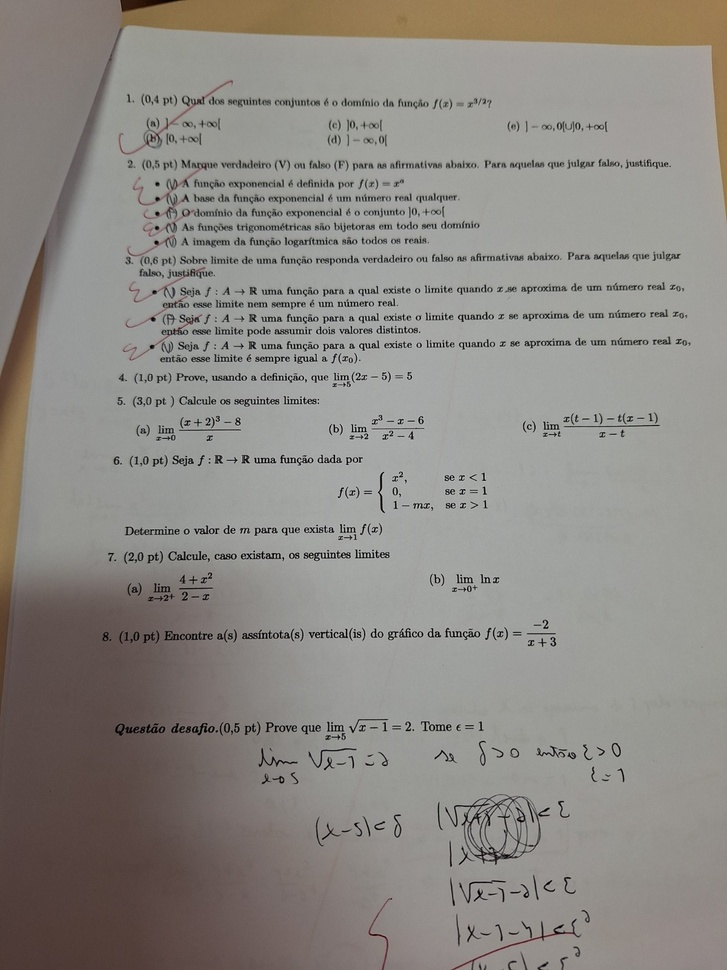
#> input picture imgs/documento.jpg, 727 x 970 px, shrunk from 1200 x 1600 before the run; its folder holds only this picture in this run
$ python D.py
#> lines starting #> are read from the running program, lines starting #| are printed output that depends on the picture
import cv2
import numpy as np
import skimage as ski
from skimage import filters
from skimage.color import rgb2gray
from skimage import io
from matplotlib import pyplot as plt
import os


for filename in os.listdir("imgs"):

    filepath = os.path.join("imgs", filename)

    if os.path.isfile(filepath):
        print(f"Processando imagem: {filename}")

        try:

            img_original = ski.io.imread(filepath)
#> img_original is the input picture: shape (970, 727, 3); mean R, G, B 141.3, 137.6, 132.5
            if img_original.ndim == 3:
                img_gray = rgb2gray(img_original)
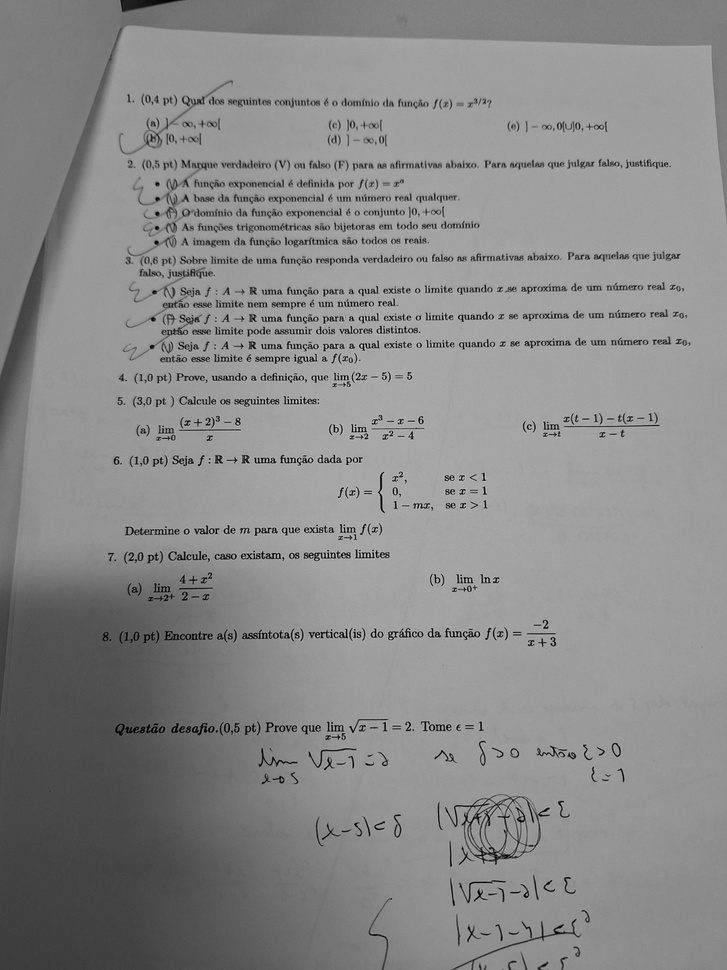
#> img_gray: shape (970, 727) float64; min 0, max 0.86, mean 0.541
            elif img_original.ndim == 2:
                img_gray = img_original / 255.0 if img_original.dtype == np.uint8 else img_original
            else:
                print(f"Pulando {filename}: Formato de imagem inesperado.")
                continue

            borda_sobel = filters.sobel(img_gray)
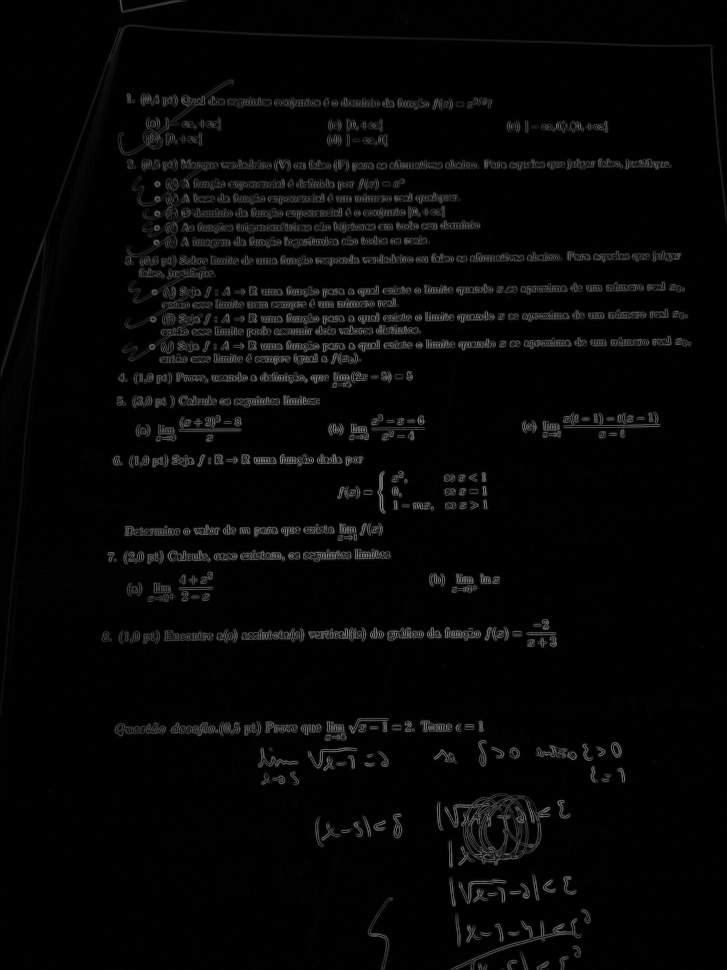
#> borda_sobel: shape (970, 727) float64; min 0, max 0.53, mean 0.0255

            borda_prewitt = filters.prewitt(img_gray)

            img_blur = cv2.GaussianBlur((img_gray * 255).astype(np.uint8), (5, 5), 0)
            borda_canny = cv2.Canny(img_blur, 50, 150) / 255.0
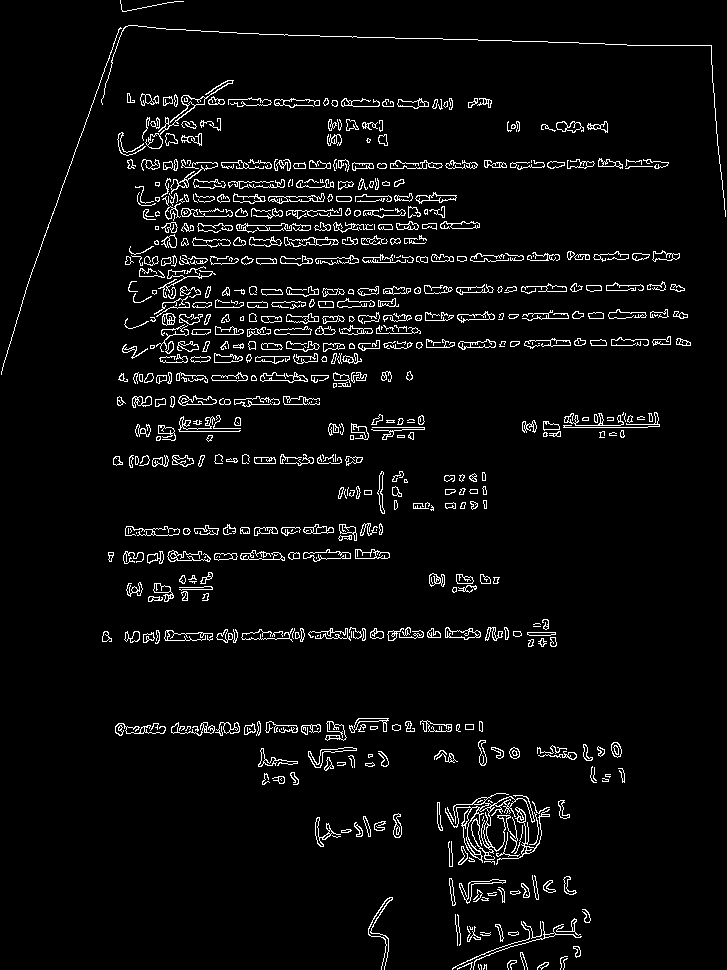
#> borda_canny: shape (970, 727) float64; values 0 (black) and 1 (white), 4.6% white in thin lines or dots

            thresh = filters.threshold_otsu(borda_sobel)
#> thresh = 0.113
            borda_sobel_otsu = borda_sobel > thresh
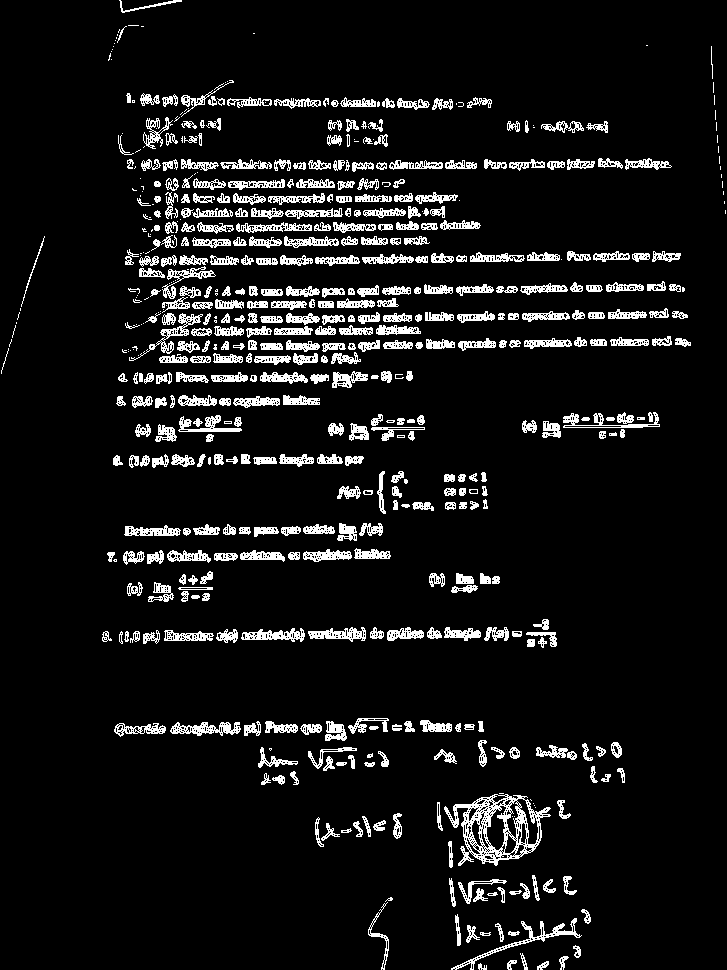
#> borda_sobel_otsu: shape (970, 727) bool; 8.2% white in thin lines or dots

            # Salvamento Individual
            os.makedirs('Resultados/filtros/bordas', exist_ok=True)
            base_name = os.path.splitext(filename)[0]

            # Converter para uint8 para salvar
            img_gray_uint8 = (img_gray * 255).astype(np.uint8)
            borda_sobel_uint8 = (borda_sobel * 255).astype(np.uint8)
            borda_prewitt_uint8 = (borda_prewitt * 255).astype(np.uint8)
            borda_sobel_otsu_uint8 = (borda_sobel_otsu * 255).astype(np.uint8)
#> borda_sobel_otsu_uint8: shape (970, 727); 8.2% white in thin lines or dots
            borda_canny_uint8 = (borda_canny * 255).astype(np.uint8)
#> borda_canny_uint8: shape (970, 727); 4.6% white in thin lines or dots

            if img_original.ndim == 3:
                cv2.imwrite(f'Resultados/bordas/{base_name}_original.png', cv2.cvtColor(img_original, cv2.COLOR_RGB2BGR))
            else:
                cv2.imwrite(f'Resultados/bordas/{base_name}_original.png', img_original)

            cv2.imwrite(f'Resultados/filtros/bordas/{base_name}_cinza.png', img_gray_uint8)
            cv2.imwrite(f'Resultados/filtros/bordas/{base_name}_sobel.png', borda_sobel_uint8)
            cv2.imwrite(f'Resultados/filtros/bordas/{base_name}_prewitt.png', borda_prewitt_uint8)
            cv2.imwrite(f'Resultados/filtros/bordas/{base_name}_sobel_otsu.png', borda_sobel_otsu_uint8)
            cv2.imwrite(f'Resultados/filtros/bordas/{base_name}_canny.png', borda_canny_uint8)

            print(f"Salvo: {base_name} - 6 imagens de detecção de bordas")

        except Exception as e:
            print(f"Erro ao processar {filename}: {e}")

print("Processamento concluído.")

$ run again, on imgs/pessoa.jpg
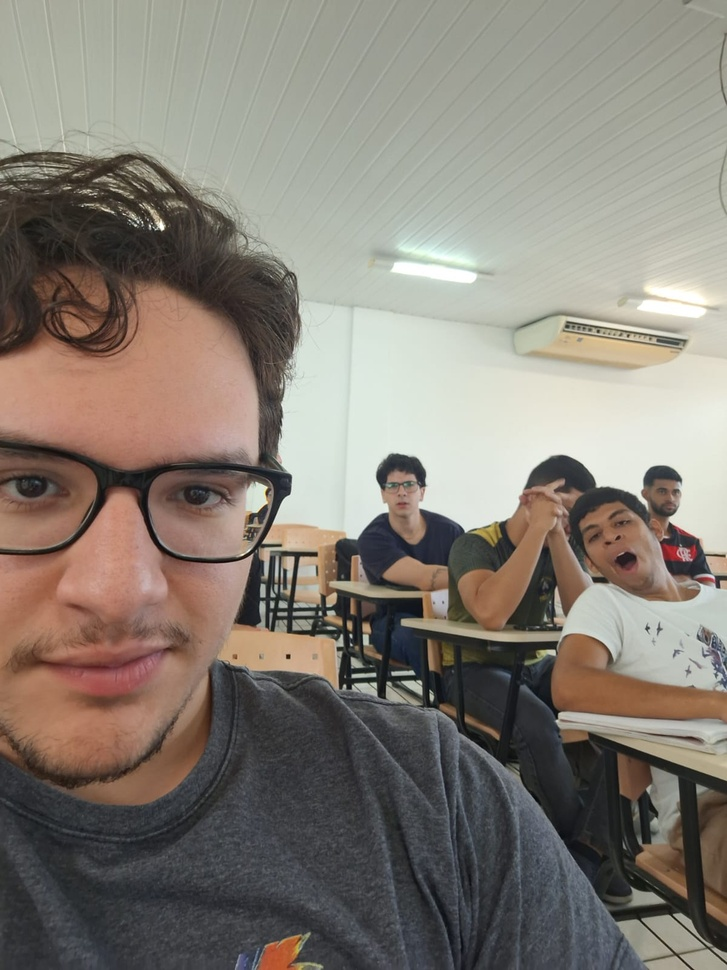
#> input picture imgs/pessoa.jpg, 727 x 970 px, shrunk from 1200 x 1600 before the run
#> img_original is the input picture: shape (970, 727, 3); mean R, G, B 133.8, 126.5, 117.3
#> `borda_canny = cv2.Canny(img_blur, 50, 150) / 255.0`:
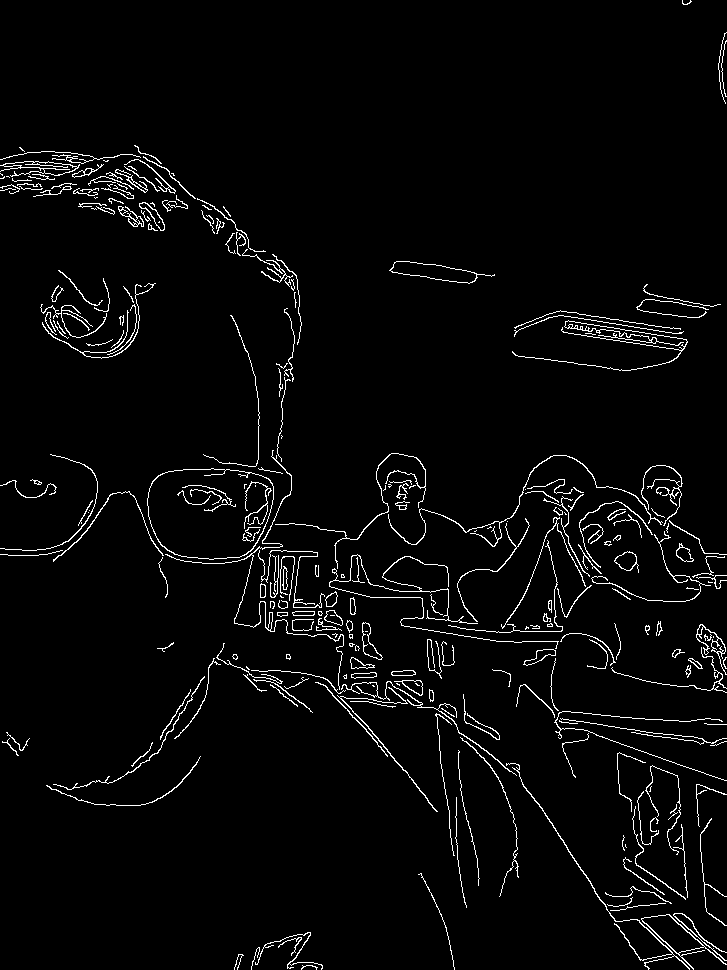
#> borda_canny: shape (970, 727) float64; values 0 (black) and 1 (white), 3.2% white in thin lines or dots
#> thresh = 0.106
#> `borda_sobel_otsu = borda_sobel > thresh`:
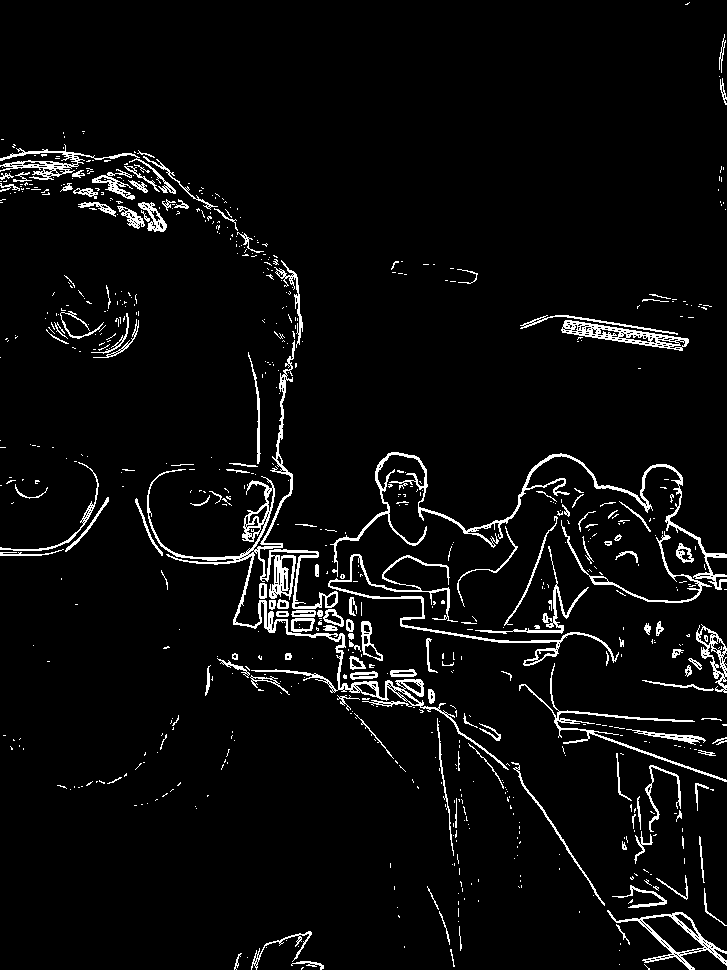
#> borda_sobel_otsu: shape (970, 727) bool; 4.7% white in thin lines or dots
#> borda_sobel_otsu_uint8: shape (970, 727); 4.7% white in thin lines or dots
#> borda_canny_uint8: shape (970, 727); 3.2% white in thin lines or dots

$ run again, on imgs/sono.jpeg
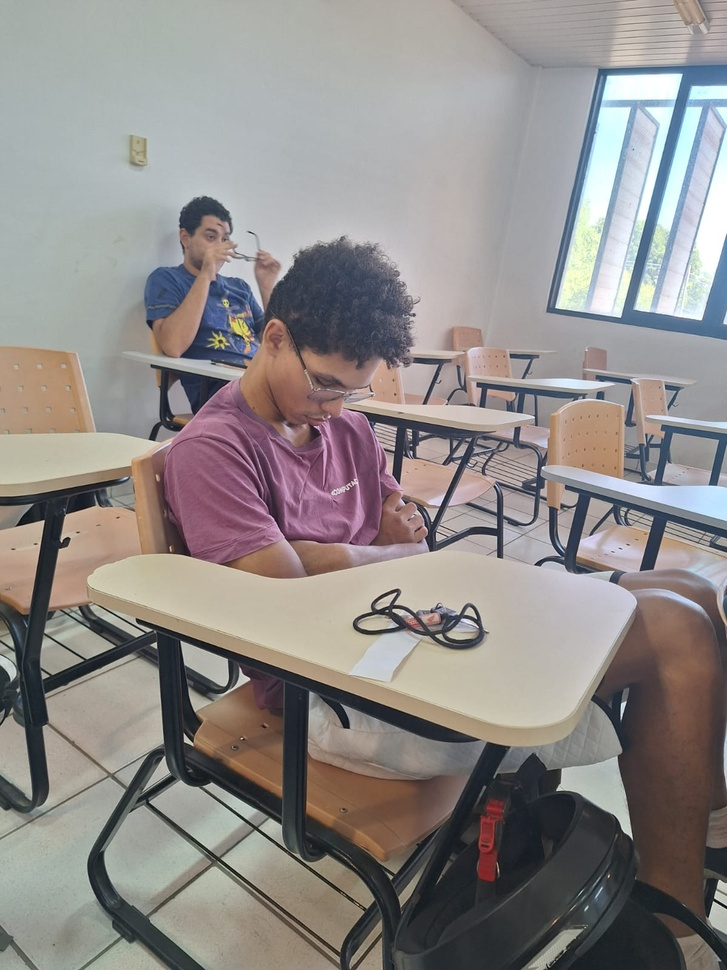
#> input picture imgs/sono.jpeg, 727 x 970 px, shrunk from 1200 x 1600 before the run
#> img_original is the input picture: shape (970, 727, 3); mean R, G, B 143.5, 138.8, 136.8
#> `borda_canny = cv2.Canny(img_blur, 50, 150) / 255.0`:
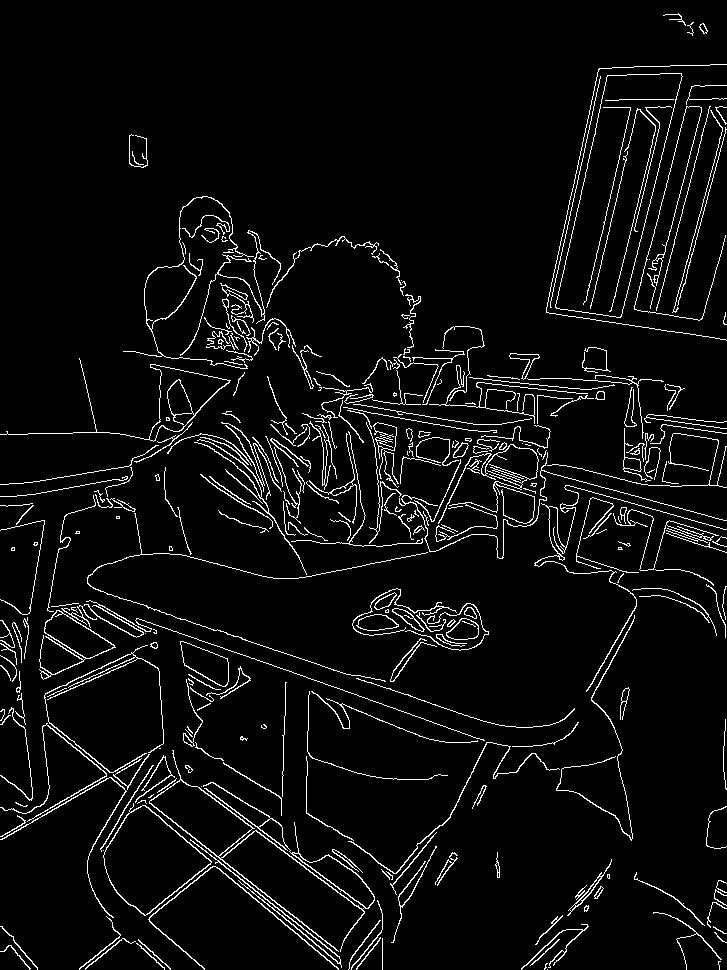
#> borda_canny: shape (970, 727) float64; values 0 (black) and 1 (white), 5% white in thin lines or dots
#> thresh = 0.116
#> `borda_sobel_otsu = borda_sobel > thresh`:
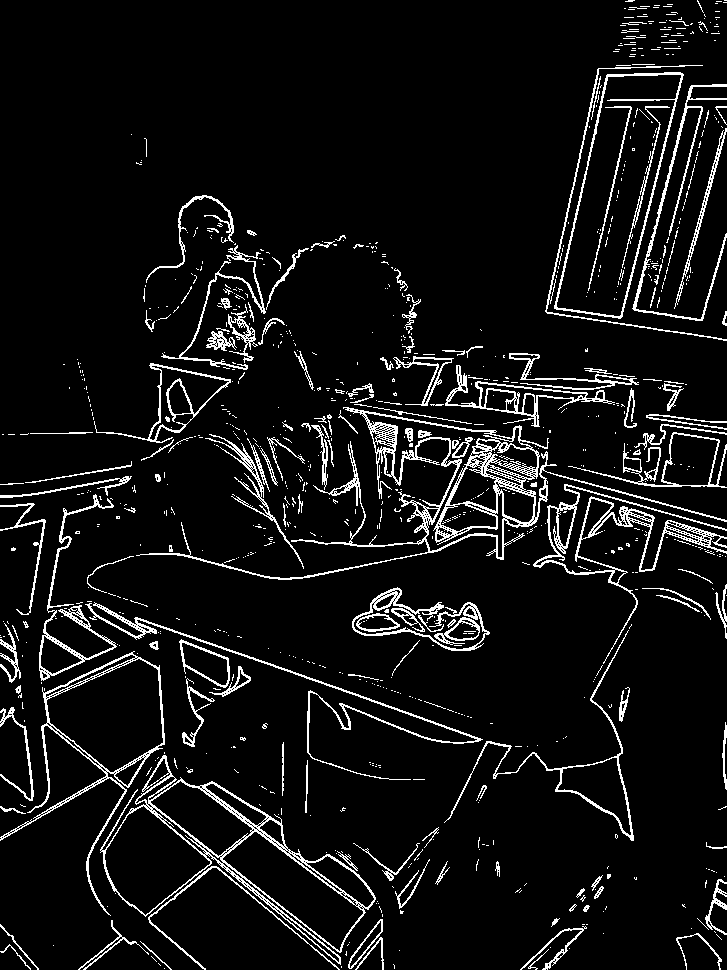
#> borda_sobel_otsu: shape (970, 727) bool; 7.2% white in thin lines or dots
#> borda_sobel_otsu_uint8: shape (970, 727); 7.2% white in thin lines or dots
#> borda_canny_uint8: shape (970, 727); 5% white in thin lines or dots
